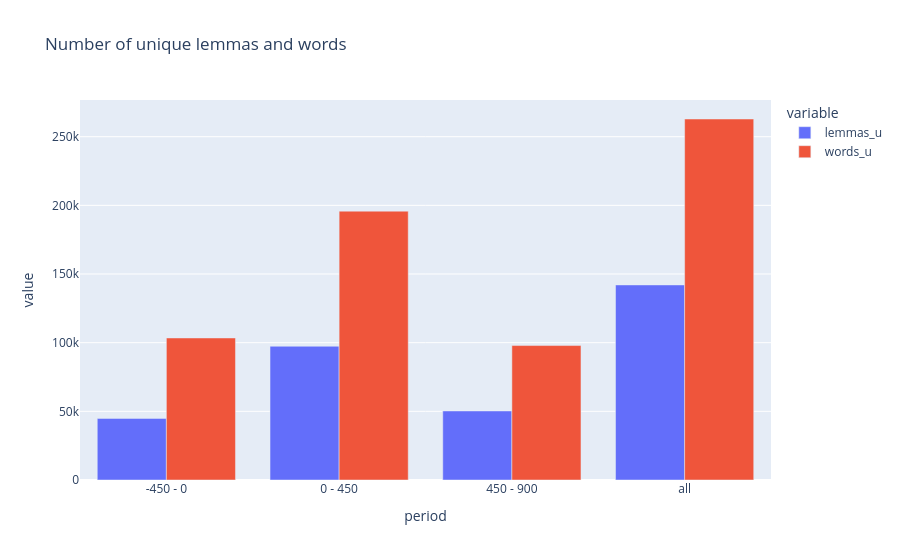

Notebook source saved alongside this figure:
### Code cell
fig = px.bar(corpus_stats_df,
             x="period",
             y=["lemmas_u", "words_u",],
             title="Number of unique lemmas and words",
             barmode="group"
            )
fig.show()

### Figure 1 — Plotly figure (JSON) as saved in the notebook; plotly's stock layout.template omitted (floating-point values rounded to 4 significant figures)
{"data": [{"alignmentgroup": "True", "hovertemplate": "variable=lemmas_u<br>period=%{x}<br>value=%{y}<extra></extra>", "legendgroup": "lemmas_u", "marker": {"color": "#636efa", "pattern": {"shape": ""}}, "name": "lemmas_u", "offsetgroup": "lemmas_u", "orientation": "v", "showlegend": true, "textposition": "auto", "type": "bar", "x": ["-450 - 0", "0 - 450", "450 - 900", "all"], "xaxis": "x", "y": [44861, 97396, 50265, 142051], "yaxis": "y"}, {"alignmentgroup": "True", "hovertemplate": "variable=words_u<br>period=%{x}<br>value=%{y}<extra></extra>", "legendgroup": "words_u", "marker": {"color": "#EF553B", "pattern": {"shape": ""}}, "name": "words_u", "offsetgroup": "words_u", "orientation": "v", "showlegend": true, "textposition": "auto", "type": "bar", "x": ["-450 - 0", "0 - 450", "450 - 900", "all"], "xaxis": "x", "y": [103432, 195764, 97905, 262883], "yaxis": "y"}], "layout": {"autosize": true, "barmode": "group", "legend": {"title": {"text": "variable"}, "tracegroupgap": 0}, "title": {"text": "Number of unique lemmas and words"}, "xaxis": {"anchor": "y", "autorange": true, "domain": [0, 1], "range": [-0.5, 3.5], "title": {"text": "period"}, "type": "category"}, "yaxis": {"anchor": "x", "autorange": true, "domain": [0, 1], "range": [0, 276700.0], "title": {"text": "value"}, "type": "linear"}}}
